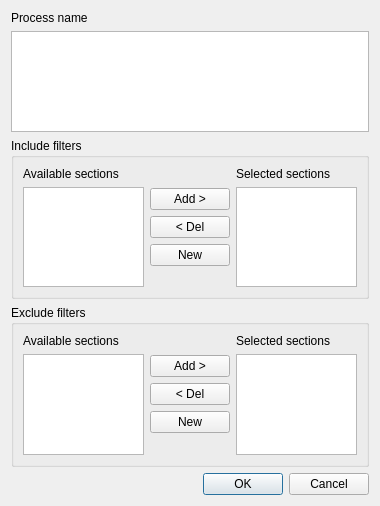
<?xml version="1.0" encoding="UTF-8"?>
<ui version="4.0">
 <class>globalsectionfilterdialog</class>
 <widget class="QDialog" name="globalsectionfilterdialog">
  <property name="geometry">
   <rect>
    <x>0</x>
    <y>0</y>
    <width>380</width>
    <height>506</height>
   </rect>
  </property>
  <property name="windowTitle">
   <string>Global section filter</string>
  </property>
  <property name="windowIcon">
   <iconset resource="../Icons.qrc">
    <normaloff>:/Icons/car.png</normaloff>:/Icons/car.png</iconset>
  </property>
  <layout class="QVBoxLayout" name="verticalLayout_6">
   <item>
    <layout class="QVBoxLayout" name="verticalLayout_5">
     <item>
      <widget class="QLabel" name="label_3">
       <property name="text">
        <string>Process name</string>
       </property>
      </widget>
     </item>
     <item>
      <widget class="QListWidget" name="listWidgetProcesses"/>
     </item>
    </layout>
   </item>
   <item>
    <widget class="QGroupBox" name="groupBoxIncludeFilters">
     <property name="title">
      <string>Include filters</string>
     </property>
     <layout class="QHBoxLayout" name="horizontalLayout">
      <item>
       <layout class="QVBoxLayout" name="verticalLayout">
        <item>
         <widget class="QLabel" name="label">
          <property name="text">
           <string>Available sections</string>
          </property>
         </widget>
        </item>
        <item>
         <widget class="QListWidget" name="listWidgetIncludeAvailableSection"/>
        </item>
       </layout>
      </item>
      <item>
       <layout class="QVBoxLayout" name="verticalLayout_4">
        <item>
         <spacer name="verticalSpacer_3">
          <property name="orientation">
           <enum>Qt::Vertical</enum>
          </property>
          <property name="sizeHint" stdset="0">
           <size>
            <width>20</width>
            <height>40</height>
           </size>
          </property>
         </spacer>
        </item>
        <item>
         <widget class="QPushButton" name="pushButtonIncludeAdd">
          <property name="text">
           <string>Add &gt;</string>
          </property>
         </widget>
        </item>
        <item>
         <widget class="QPushButton" name="pushButtonIncludeDel">
          <property name="text">
           <string>&lt; Del</string>
          </property>
         </widget>
        </item>
        <item>
         <widget class="QPushButton" name="pushButtonIncludeNew">
          <property name="text">
           <string>New</string>
          </property>
         </widget>
        </item>
        <item>
         <spacer name="verticalSpacer_4">
          <property name="orientation">
           <enum>Qt::Vertical</enum>
          </property>
          <property name="sizeHint" stdset="0">
           <size>
            <width>20</width>
            <height>40</height>
           </size>
          </property>
         </spacer>
        </item>
       </layout>
      </item>
      <item>
       <layout class="QVBoxLayout" name="verticalLayout_7">
        <item>
         <widget class="QLabel" name="label_4">
          <property name="text">
           <string>Selected sections</string>
          </property>
         </widget>
        </item>
        <item>
         <widget class="QListWidget" name="listWidgetIncludeSection"/>
        </item>
       </layout>
      </item>
     </layout>
    </widget>
   </item>
   <item>
    <widget class="QGroupBox" name="groupBoxExcludeFilters">
     <property name="title">
      <string>Exclude filters</string>
     </property>
     <layout class="QHBoxLayout" name="horizontalLayout_2">
      <item>
       <layout class="QVBoxLayout" name="verticalLayout_2">
        <item>
         <widget class="QLabel" name="label_2">
          <property name="text">
           <string>Available sections</string>
          </property>
         </widget>
        </item>
        <item>
         <widget class="QListWidget" name="listWidgetExcludeAvailableSection"/>
        </item>
       </layout>
      </item>
      <item>
       <layout class="QVBoxLayout" name="verticalLayout_3">
        <item>
         <spacer name="verticalSpacer">
          <property name="orientation">
           <enum>Qt::Vertical</enum>
          </property>
          <property name="sizeHint" stdset="0">
           <size>
            <width>20</width>
            <height>40</height>
           </size>
          </property>
         </spacer>
        </item>
        <item>
         <widget class="QPushButton" name="pushButtonExcludeAdd">
          <property name="text">
           <string>Add &gt;</string>
          </property>
         </widget>
        </item>
        <item>
         <widget class="QPushButton" name="pushButtonExcludeDel">
          <property name="text">
           <string>&lt; Del</string>
          </property>
         </widget>
        </item>
        <item>
         <widget class="QPushButton" name="pushButtonExludeNew">
          <property name="text">
           <string>New</string>
          </property>
         </widget>
        </item>
        <item>
         <spacer name="verticalSpacer_2">
          <property name="orientation">
           <enum>Qt::Vertical</enum>
          </property>
          <property name="sizeHint" stdset="0">
           <size>
            <width>20</width>
            <height>40</height>
           </size>
          </property>
         </spacer>
        </item>
       </layout>
      </item>
      <item>
       <layout class="QVBoxLayout" name="verticalLayout_8">
        <item>
         <widget class="QLabel" name="label_5">
          <property name="text">
           <string>Selected sections</string>
          </property>
         </widget>
        </item>
        <item>
         <widget class="QListWidget" name="listWidgetExcludeSection"/>
        </item>
       </layout>
      </item>
     </layout>
    </widget>
   </item>
   <item>
    <widget class="QDialogButtonBox" name="buttonBox">
     <property name="orientation">
      <enum>Qt::Horizontal</enum>
     </property>
     <property name="standardButtons">
      <set>QDialogButtonBox::Cancel|QDialogButtonBox::Ok</set>
     </property>
    </widget>
   </item>
  </layout>
 </widget>
 <resources>
  <include location="../Icons.qrc"/>
 </resources>
 <connections>
  <connection>
   <sender>buttonBox</sender>
   <signal>accepted()</signal>
   <receiver>globalsectionfilterdialog</receiver>
   <slot>accept()</slot>
   <hints>
    <hint type="sourcelabel">
     <x>248</x>
     <y>254</y>
    </hint>
    <hint type="destinationlabel">
     <x>157</x>
     <y>274</y>
    </hint>
   </hints>
  </connection>
  <connection>
   <sender>buttonBox</sender>
   <signal>rejected()</signal>
   <receiver>globalsectionfilterdialog</receiver>
   <slot>reject()</slot>
   <hints>
    <hint type="sourcelabel">
     <x>316</x>
     <y>260</y>
    </hint>
    <hint type="destinationlabel">
     <x>286</x>
     <y>274</y>
    </hint>
   </hints>
  </connection>
 </connections>
</ui>
